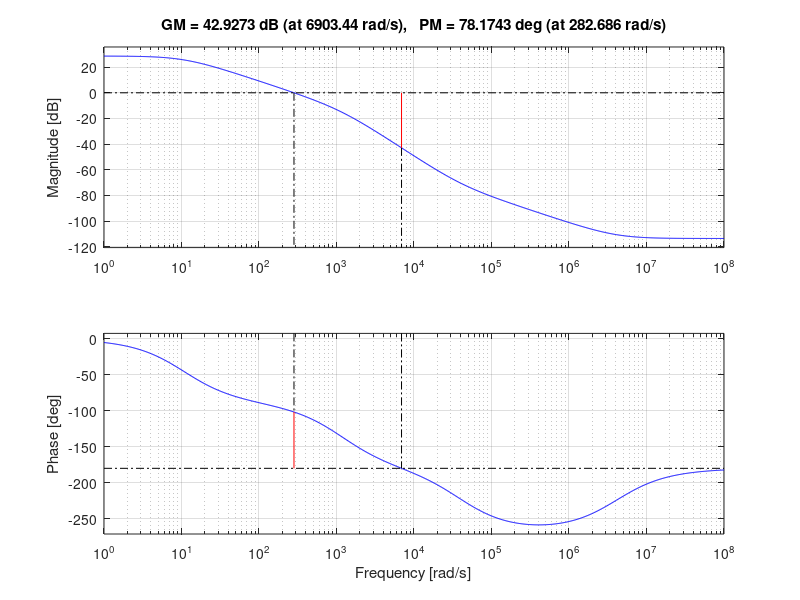
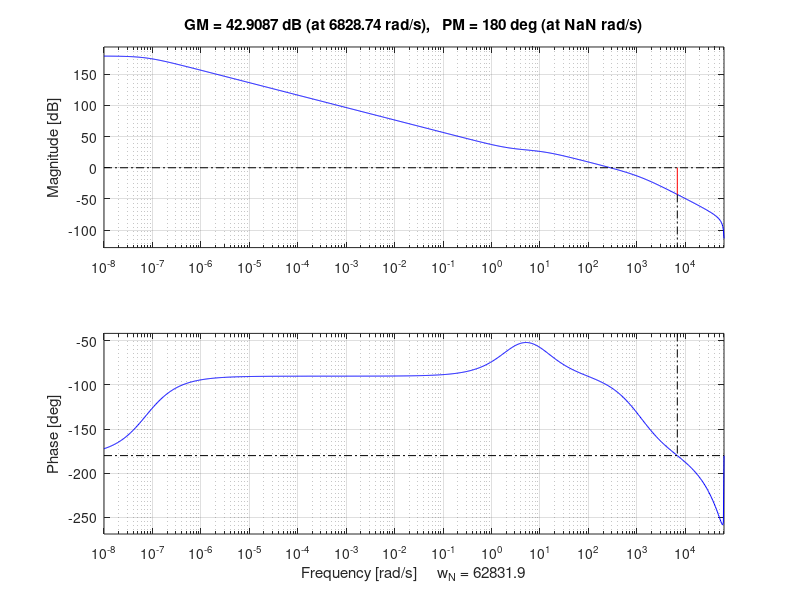
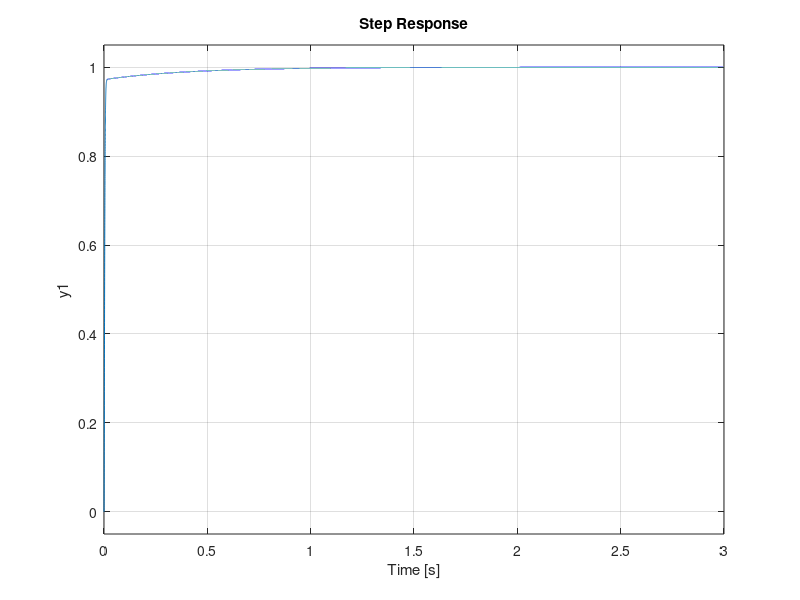

Write the MATLAB code that produced these figures, in order.
clear, close all, clc;

% dSpace Lab Project
%% SimScape Simulation and Motor Parameters:
% A report must be made containing:
% Measurement of DC-motor parameters and comparision with datasheet
% Deriving the DC-motor transfer function
% Simulation of the system without controller (PWM, H-bridge, motor)
% Comparing transfer function with simulation
% Design minimum two controllers, compare and comment on pros and cons.
% Implement the two controllers in dSpace, and compare with simulation.

% The simulation will be performed in SimScape (see dSpaceLab.slx)

% The datasheet's DC-motor parameters:
Ke = 0.0365; % [Vs/rad]
Ra = 2.96; % [Ohm]
La = 0.00251; % [H]
Kv = 2.6*10^-6; % [Nms/rad]
Jr = 4.2*10^-6; % [kg m^2]
Tf = 0.0042; % [Nm]
%Tf = 0;

% Ideas on how to measure:
% Ra: Apply known voltage at known rotation. R = (V-Ke*rads)/I
% La: Use an LCR meter
% Ke: Rotate at known speed and measure the winding voltage
% Kv: When using steady-state values, Kv = Ke * di/dw (d = delta)
% Jr: Apply a known torque, measure the acceleration (J = t/a)
% Tf?: Find lowest voltage that doesn't make the motor rotate?

% Measurements:
% Frequencies [100 Hz, 120 Hz, 1 kHz, 10 kHz, 100 kHz]
% La = [2.742e-3, 2.82e-3, 2.637e-3, 2.126e-3, 1.536e-3]
% Ra = 
% Ke = 6.07/(1560/60*2*pi); 10.62/(2800/60*2*pi); = 0.0365;
% Kv = 
% Jr = 

% Extra inertia load on setup
rho_alu = 2700;
rho_steel = 7800;
r = 3/100;
h = 1/100;
mass_alu = r^2*pi*h*rho_alu;
mass_steel = r^2*pi*h*rho_steel;

JL = 1/2 * mass_alu * r^2; % [kg m^2]

% Resistor for load motor
RL = 10;

% For simulation
Vin = 24;
D = 1;
R_fet = 0.01; % [Ohm]
G_fet = 1e-8; % [1/Ohm]

%% Controller Design:
% A digital PI controller will be designed in two different ways.
% The DC motor system to be controlled has the transfer function:

J = JL + 2 * Jr;

A = [-2*Kv/J, Ke/J; -Ke/La, -Ra/La];
B = [0; 1/La];
C = [1, 0];
D = 0;

[num, den] = ss2tf(A,B,C,D)

G_DC = tf(num,den);
%figure(4)
%step(G_DC)

% The switching frequency is
f_sw = 1000;

% The sampling frequency is
%f_s = 40000;
T_s = 50e-6;

% A higher cross-frequency will mostly result in better control, but is
% also more difficult to attain. For testing, the following is used:
f_c = 10;
w_c = 2*pi*f_c;

% The DC motor model is mapped into the discrete domain and ZOH'd:
G_DC_d = c2d(G_DC, T_s);
G_DC_zoh = d2c(G_DC_d, 'Tustin');
figure(1)
[gain, phase] = bode(G_DC_zoh, w_c);
margin(G_DC_zoh)

% This model is then used for designing the two controllers. These are
% first designed in the continuous domain, and then later mapped.


% First the PI Controller:
% Proportional gain is adjusted to hit the cross-frequency.
kp = 1/gain;

% The integrator is then designed.
ki = 1; % Gain should not impact system
%tau_i = La/Ra; % If they are accurate, this is good. Else try wi = wc/10.
tau_i = 1/(w_c/25);

% The transfer function is thus
D_pi_num_s = (ki*[tau_i 1]);
D_pi_den_s = [tau_i 0];
D_pi_s = tf(D_pi_num_s, D_pi_den_s);

% Re-calculate gain for accuracy
%[gain, phase] = bode(kp*D_pi_s*G_DC_zoh, w_c);
%kp = kp * 1/gain;
%D_pi_s = D_pi_s * kp;

% Which is mapped into the discrete domain
D_pi_z = c2d(D_pi_s, T_s, 'Tustin');

figure(2)
margin(G_DC_d*D_pi_z)

G_controlled = feedback(G_DC_d*D_pi_z, 1);
figure(3)
step(G_controlled)

% PI Controller values for Simulink:
Kp_pi = kp;
Ki_pi = ki/tau_i;